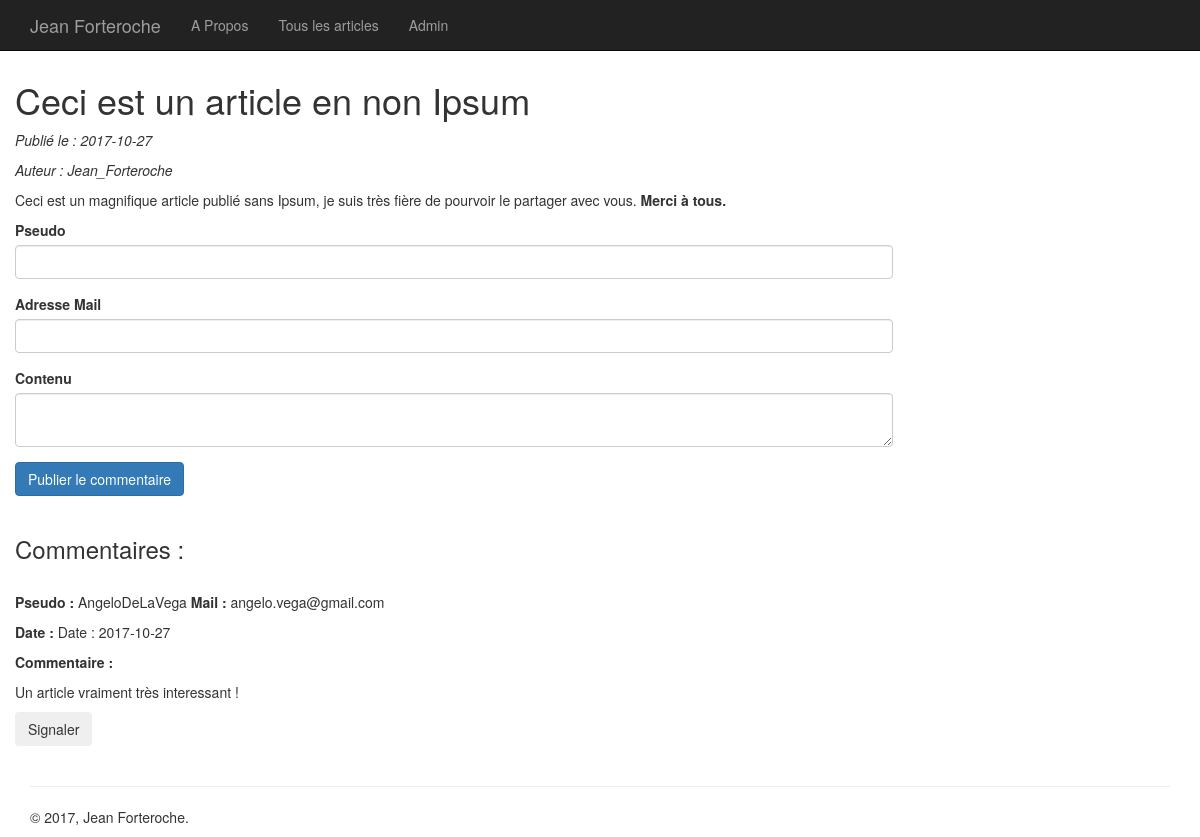
The page /Projet3/public/index.php?p=article&id=30 on the database its author committed.
### tables this page shows
CREATE TABLE `articles` (
  `id` int(11) NOT NULL,
  `etat` int(11) NOT NULL DEFAULT '1',
  `titre` varchar(255) NOT NULL,
  `contenu` text NOT NULL,
  `dateAjout` date NOT NULL,
  `auteur` int(11) NOT NULL DEFAULT '1',
  `dateModif` date DEFAULT NULL
);

CREATE TABLE `users` (
  `id` int(11) NOT NULL,
  `pseudo` varchar(255) NOT NULL,
  `nom` varchar(255) NOT NULL,
  `prénom` varchar(255) NOT NULL,
  `mail` varchar(255) NOT NULL,
  `mdp` varchar(255) NOT NULL
);

CREATE TABLE `commentaires` (
  `id` int(11) NOT NULL,
  `article` int(11) NOT NULL,
  `pseudo` varchar(255) NOT NULL,
  `mail` varchar(255) NOT NULL,
  `contenu` text NOT NULL,
  `etat` int(11) NOT NULL DEFAULT '1',
  `date` date NOT NULL
);

### Projet3/core/Controller/Controller.php (called while the page is built, shortened)
<?php
class Controller
{
  protected $viewPath;
  protected function render($view, $variables = [])
  {
    extract($variables);
    require($this->viewPath . str_replace('.', '/', $view) . '.php');
  }
}
 ?>

### Projet3/app/Controller/ArticlesController.php (called while the page is built, shortened)
<?php
class ArticlesController extends AppController
{
  public function show()
  {
    $article = $this->Article->find($_GET['id']);
    $commentaires = $this->Commentaire->comments($_GET['id']);
    $form = new \Core\HTML\BootstrapForm();
    $this->render('articles.article', compact('article', 'form', 'commentaires'));
  }
}
 ?>

### Projet3/core/Table/Table.php (called while the page is built, shortened)
<?php
class Table
{
  protected $db;
  public function __construct(\Core\Database\Database $db)
    {
      $this->db = $db;
    }
   public function query($statement, $attributes = null, $one = false)
   {
     if ($attributes)
     {
       return $this->db->prepare($statement, $attributes, str_replace('Table', 'Entity', get_class($this)), $one);
     }
     else
     {
      return $this->db->query($statement, str_replace('Table', 'Entity', get_class($this)), $one);
     }
   }
   public function find($id)
   {
     return $this->query('SELECT articles.id, articles.titre, articles.auteur, articles.etat, articles.contenu, articles.dateAjout, articles.dateModif, users.pseudo
     FROM articles
     INNER JOIN users ON articles.auteur = users.id
     WHERE articles.id = ?', [$id], true);
   }
}
 ?>

### Projet3/core/Database/MysqlDatabase.php (called while the page is built, shortened)
<?php
class MysqlDatabase extends Database
{
  private $db_name,
          $db_user,
          $db_pass,
          $db_host,
          $pdo;
  public function __construct($db_name, $db_user = 'root', $db_pass = '', $db_host = 'localhost')
  {
    $this->db_name = $db_name;
    $this->db_user = $db_user;
    $this->db_pass = $db_pass;
    $this->db_host = $db_host;
  }
  private function getPDO()
  {
    if ($this->pdo === null)
    {
      $pdo = new PDO('mysql:dbname=' . $this->db_name . ';host=' . $this->db_host, $this->db_user, $this->db_pass);
      $pdo->setAttribute(PDO::ATTR_ERRMODE, PDO::ERRMODE_EXCEPTION);
      $this->pdo = $pdo;
    }
    return $this->pdo;
  }
  public function prepare($statement, $attributes, $class_name = null, $one = false)
  {
      $req = $this->getPDO()->prepare($statement);
      $exec = $req->execute($attributes);
      if (is_null($class_name))
      {
        $req->setFetchMode(PDO::FETCH_OBJ);
      }
      else
      {
       $req->setFetchMode(PDO::FETCH_CLASS, $class_name);
      }
      if ($one)
      {
        $datas = $req->fetch();
      }
      else
      {
        $datas = $req->fetchAll();
      }
      return $datas;
  }
}
 ?>

### Projet3/app/Autoloader.php (called while the page is built, shortened)
<?php
class Autoloader
{
  static function autoload($class)
  {
    if (strpos($class, __NAMESPACE__ . '\\') === 0)
    {
      $class = str_replace(__NAMESPACE__ . '\\', '', $class);
      $class = str_replace('\\', '/', $class);
    }
  }
}
 ?>

### Projet3/core/Autoloader.php (called while the page is built, shortened)
<?php
class Autoloader
{
  static function autoload($class)
  {
    if (strpos($class, __NAMESPACE__ . '\\') === 0)
    {
      $class = str_replace(__NAMESPACE__ . '\\', '', $class);
      $class = str_replace('\\', '/', $class);
    }
  }
}
 ?>

### Projet3/app/Table/CommentaireTable.php (called while the page is built, shortened)
<?php
class CommentaireTable extends Table
{
   public function comments($id)
   {
     return $this->query('SELECT commentaires.id, commentaires.pseudo, commentaires.mail, commentaires.contenu, commentaires.date
    FROM commentaires
    INNER JOIN articles ON articles.id = commentaires.article #\'commentaire.article\' est l\'id de l\'article auquel fait reference le commentaire*/
    WHERE articles.id= ? AND commentaires.etat != 3 ORDER BY id DESC', [$id]);
   }
}
 ?>

### Projet3/app/Views/articles/article.php (the view, shortened to what this page needs)
<h1><?= $article->titre; ?></h1>
<p><em>Publié le : <?= $article->dateAjout; ?></em></p>
<p><em>Auteur : <?= $article->pseudo; ?></em></p>
<p><?= $article->contenu; ?></p>
<div class="form-group">
<form method="post">
<?= $form->input('pseudo', 'Pseudo');  ?>
<?= $form->input('mail', 'Adresse Mail');  ?>
<?= $form->input('contenu', 'Contenu', ['type' => 'textarea']);  ?>
<button class="btn btn-primary" >Publier le commentaire</button>
</form>
</div>
<h3>Commentaires :</h3>
<?php if ($commentaires != null): ?>
<?php foreach($commentaires as $commentaire):  ?>
<p> <strong> Pseudo : </strong><?= $commentaire->pseudo; ?><strong> Mail : </strong><?= $commentaire->mail; ?></p>
<p><strong>Date : </strong>Date : <?= $commentaire->date; ?></p>
<p><strong>Commentaire : </strong><?= $commentaire->contenu; ?></p>
<form action="/index.php?p=report" method="post">
<button class="btn btn-secondary" >Signaler</button>
</form>
<?php endforeach; ?>
<?php else: ?>
<h3>Pas de commentaires, soyez le premier à en poster un !</h3>
</br>
<?php endif; ?>

### Projet3/app/Views/templates/allarticles.php (style rules this page uses)
body { padding-top: 60px; }

### rows shown on the page
articles: titre "Ceci est un article en non Ipsum", dateAjout "2017-10-27", auteur.pseudo "Jean_Forteroche", contenu "Ceci est un magnifique article publié sans Ipsum, je suis très fière de pourvoir le partager avec vous. Merci à tous."
commentaires: pseudo "AngeloDeLaVega", mail "angelo.vega@gmail.com", date "2017-10-27", contenu "Un article vraiment très interessant !"

### other values the page prints
$label "Pseudo Adresse Mail Contenu"
